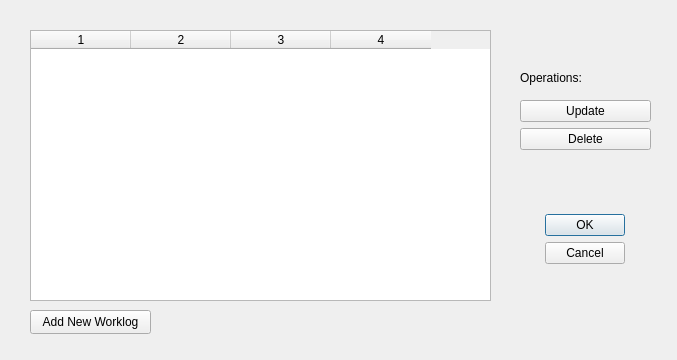
<?xml version="1.0" encoding="UTF-8"?>
<ui version="4.0">
 <class>Worklog</class>
 <widget class="QDialog" name="Worklog">
  <property name="geometry">
   <rect>
    <x>0</x>
    <y>0</y>
    <width>677</width>
    <height>360</height>
   </rect>
  </property>
  <property name="windowTitle">
   <string>Dialog</string>
  </property>
  <widget class="QTableWidget" name="tableWidget">
   <property name="geometry">
    <rect>
     <x>30</x>
     <y>30</y>
     <width>461</width>
     <height>271</height>
    </rect>
   </property>
   <property name="rowCount">
    <number>0</number>
   </property>
   <property name="columnCount">
    <number>4</number>
   </property>
   <column/>
   <column/>
   <column/>
   <column/>
  </widget>
  <widget class="QLabel" name="label">
   <property name="geometry">
    <rect>
     <x>520</x>
     <y>70</y>
     <width>81</width>
     <height>16</height>
    </rect>
   </property>
   <property name="text">
    <string>Operations:</string>
   </property>
  </widget>
  <widget class="QPushButton" name="addButton">
   <property name="geometry">
    <rect>
     <x>30</x>
     <y>310</y>
     <width>121</width>
     <height>24</height>
    </rect>
   </property>
   <property name="text">
    <string>Add New Worklog</string>
   </property>
  </widget>
  <widget class="QWidget" name="verticalLayoutWidget">
   <property name="geometry">
    <rect>
     <x>520</x>
     <y>100</y>
     <width>131</width>
     <height>171</height>
    </rect>
   </property>
   <layout class="QVBoxLayout" name="verticalLayout">
    <item>
     <widget class="QPushButton" name="updateButton">
      <property name="text">
       <string>Update</string>
      </property>
     </widget>
    </item>
    <item>
     <widget class="QPushButton" name="deleteButton">
      <property name="text">
       <string>Delete</string>
      </property>
     </widget>
    </item>
    <item>
     <spacer name="verticalSpacer">
      <property name="orientation">
       <enum>Qt::Vertical</enum>
      </property>
      <property name="sizeHint" stdset="0">
       <size>
        <width>68</width>
        <height>28</height>
       </size>
      </property>
     </spacer>
    </item>
    <item>
     <layout class="QHBoxLayout" name="horizontalLayout">
      <item>
       <widget class="QDialogButtonBox" name="buttonBox">
        <property name="orientation">
         <enum>Qt::Vertical</enum>
        </property>
        <property name="standardButtons">
         <set>QDialogButtonBox::Cancel|QDialogButtonBox::Ok</set>
        </property>
       </widget>
      </item>
     </layout>
    </item>
   </layout>
  </widget>
 </widget>
 <resources/>
 <connections/>
</ui>
